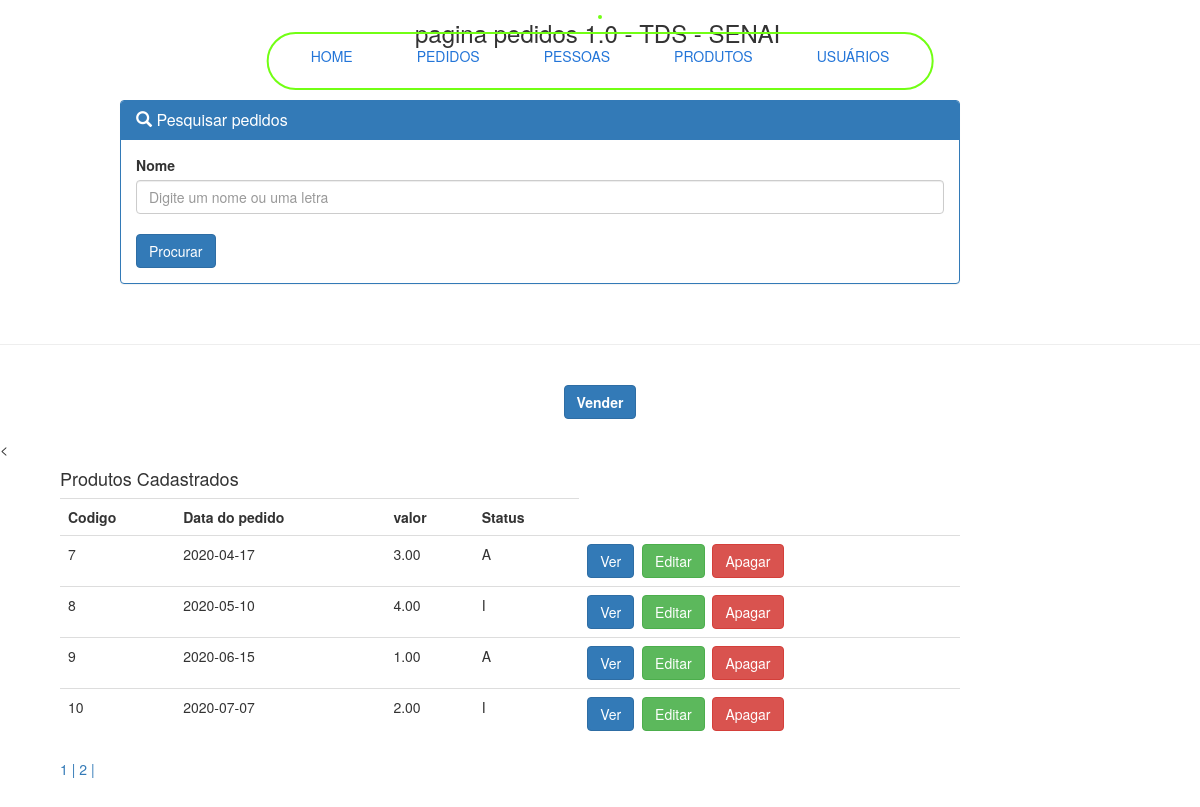
The app's page /pedidos.php (signed in) with its own data.
### tables this page shows
CREATE TABLE `pedidos` (
  `idpedidos` int(11) NOT NULL,
  `data_pedido` date NOT NULL,
  `valor` decimal(10,2) NOT NULL,
  `status_pedido` tinytext DEFAULT NULL,
  `fk_idcliente` int(11) NOT NULL,
  `fk_idvendedor` int(11) NOT NULL
);

### pedidos.php (the view, shortened to what this page needs)
<!DOCTYPE HTML>
<html>
    <head>
        <link rel="stylesheet" href="css/nav2.css">
        <link rel="stylesheet" href="https://maxcdn.bootstrapcdn.com/bootstrap/3.3.7/css/bootstrap.min.css"/>
    </head>
    <body>
        <header>
        <div class="col-md-4 col-md-offset-4"><h3>pagina pedidos 1.0 - TDS - SENAI</h3></div>
        <br/><br/>
        </header>
        <nav>
            <?php
                include("menu.php");
            ?>
        </nav>
        <section>
        <br/><br/></br>
        <div style="width: 85%; padding-left:10%; padding-right:5%;">
        <div class="panel panel-primary">
            <div class="panel-heading"><h3 class="panel-title"><span class="glyphicon glyphicon-search" aria-hidden="true"></span>&nbsp;Pesquisar pedidos</h3></div>
                <div class="panel-body">
                    <form name="procura" id="procura" action="<?php echo $_SERVER['PHP_SELF']; ?>" method="post">
                    <label>Nome</label>
                    <input type="text" name="procura" placeholder="Digite um nome ou uma letra" maxlength="30" autofocus class="form-control" />
                    <br/>
                    <input type="submit" value="Procurar" class="btn btn-primary" />
                </div>
        </div>
        </div>
        <br/>
        <hr/>
        <br/>
        <center><a href="vendas.php"><button class="btn btn-primary"><b>Vender</b></button></a></center>
        <br/>
        < <br/>
        <div style="width: 85%; padding-left:5%; padding-right:5%;">
        <?php
                include("conecta.php");
                $pagina = (isset($_GET['pagina']))? $_GET['pagina'] : 1;
                $sql = mysqli_query($conn, "SELECT * FROM pedidos") or die (mysqli_error($conn));
                $total = mysqli_num_rows($sql);
                $registros = 4;
                $numpaginas = ceil($total / $registros);
                $inicio = ($registros * $pagina) - $registros;
                $cmd = mysqli_query($conn, "SELECT * FROM pedidos LIMIT $inicio,$registros");
                echo "<h4>Produtos Cadastrados</h4>";
                echo "<table class='table table-hover'>";
                echo "<tr>";
                echo "<th>Codigo</th>";
                echo "<th>Data do pedido</th>";
                echo "<th>valor</th>";
                echo "<th>Status</th>";
                echo "</tr>";
                while($pedidos= mysqli_fetch_array($cmd)){
                echo "<tr>";
                $id = $pedidos['idpedidos'];
                echo "<td>".$pedidos['idpedidos']."</td>";
                echo "<td>".$pedidos['data_pedido']."</td>";
                echo "<td>".$pedidos['valor']."</td>";
                echo "<td>".$pedidos['status_pedido']."</td>";
                    echo "<td><a href='verpessoa.php?id=$id'><button type='submit' class='btn btn-primary'>Ver</button></a>&nbsp;&nbsp;<a href='editarproduto.php?idprodutos=$id'><button type='submit' class='btn btn-success'>Editar</button></a>&nbsp;&nbsp;<a href='apagarproduto.php?idprodutos=$id'><button type='submit' class='btn btn-danger'>Apagar</button></a></td>";
                echo "</tr>";
                }
                echo "</table>";
                    for($i = 1; $i <  $numpaginas + 1; $i++){
                    echo "<a href='pedidos.php?pagina=$i'>".$i." | </a>";
                }
            ?>
        </div>
        </section>
    </body>
</html>

### css/nav2.css (style rules this page uses)
body { background: #F9F8FD; font-family: 'Lexend Exa', sans-serif; }
nav { position: absolute; top: 15px; left: 50%; transform: translateX(-50%); display: inline-block; border: 2px solid #72ff14; border-radius: 30px; animation: slide-in 1s ease-out; }

### records on screen
pedidos: idpedidos "7", data_pedido "2020-04-17", valor "3.00", status_pedido "A"
pedidos: idpedidos "8", data_pedido "2020-05-10", valor "4.00", status_pedido "I"
pedidos: idpedidos "9", data_pedido "2020-06-15", valor "1.00", status_pedido "A"
pedidos: idpedidos "10", data_pedido "2020-07-07", valor "2.00", status_pedido "I"
